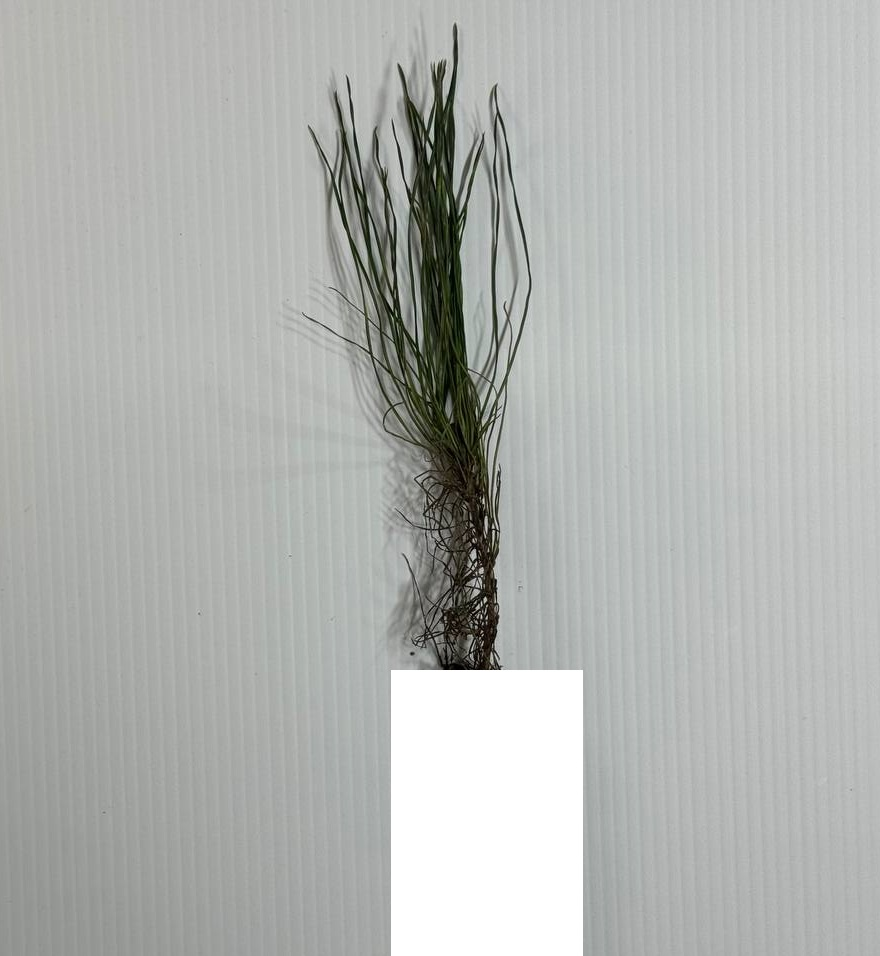
#> input picture f1.jpg, 880 x 956 px
$ python cnt_00.py
#> lines starting #> are read from the running program, lines starting #| are printed output that depends on the picture; after the words box and inside, x2 and y2 are one past the last pixel; in counts of white or black regions, pixels touching at a corner belong together
import cv2
import numpy as np

# Load the image in color
image = cv2.imread('f1.jpg')
#> image is the input picture: shape (956, 880, 3); mean B, G, R 177.2, 179.9, 177.5

# Check if the image is loaded successfully
if image is None:
    print("Error: Unable to load image.")
    exit(1)  # Exit if the image cannot be loaded

# Convert the image to grayscale
gray_image = cv2.cvtColor(image, cv2.COLOR_BGR2GRAY)

# Invert the grayscale image
inverted_gray_image = cv2.bitwise_not(gray_image)
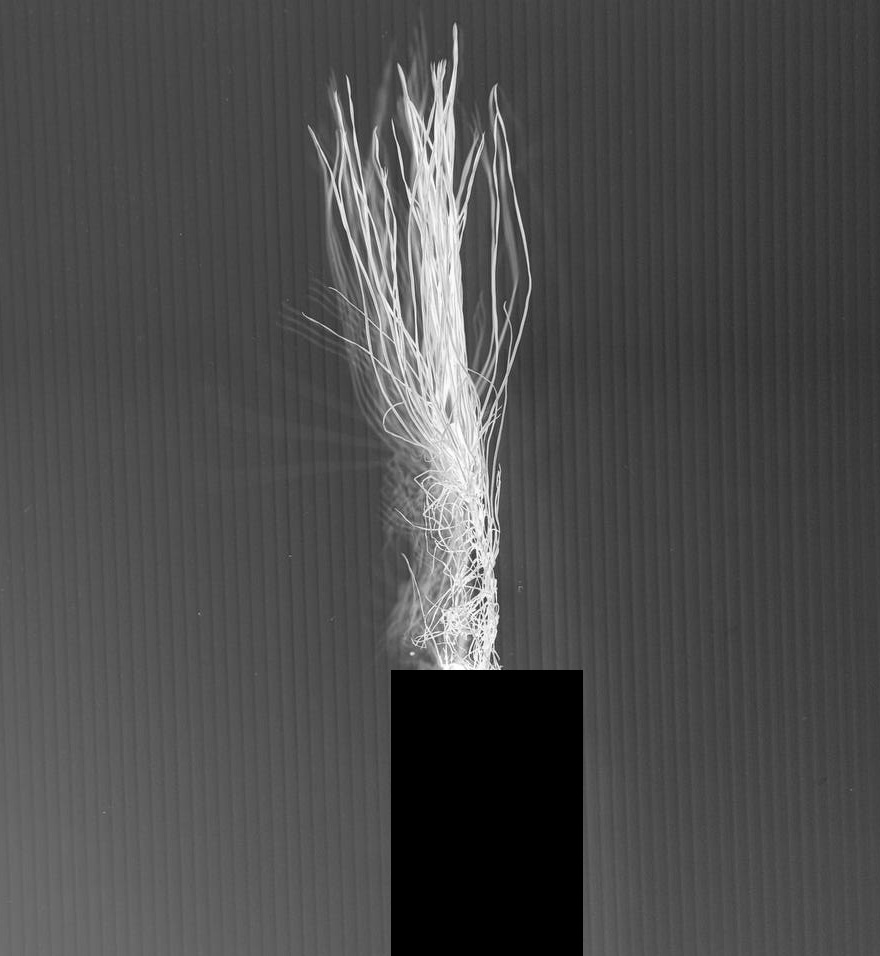
#> inverted_gray_image: shape (956, 880); min 0, max 255, mean 76.2

# Create binary image by thresholding (for dark objects)
_, binary_image = cv2.threshold(inverted_gray_image, 128, 255, cv2.THRESH_BINARY)
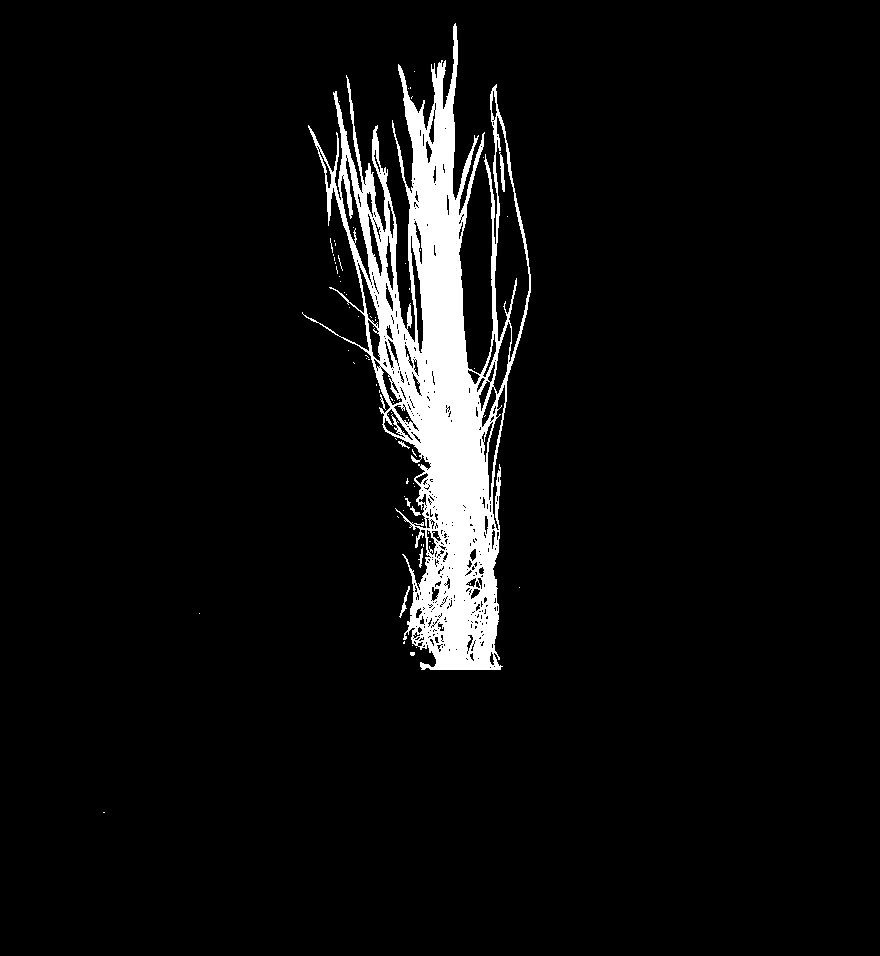
#> binary_image: shape (956, 880); 5.6% white; 77 white regions (69 under 20 px), largest, box (x1, y1, x2, y2) and area: (302, 23, 531, 670) 46201, (499, 152, 505, 192) 118, (399, 586, 410, 618) 79

# Define ROI coordinates (x, y, width, height)
roi_x, roi_y, roi_width, roi_height = 360, 340, 140, 70

# Extract the ROI region
roi = binary_image[roi_y:roi_y + roi_height, roi_x:roi_x + roi_width]
#> roi: shape (70, 140); 65.3% white; 54 black regions (35 under 20 px), largest, box (x1, y1, x2, y2) and area: (0, 8, 30, 70) 1035, (106, 0, 131, 34) 652, (125, 9, 140, 70) 280

# Apply morphological opening to remove small objects
kernel_size = 3  # Example kernel size
iterations = 1  # Example number of iterations
kernel = cv2.getStructuringElement(cv2.MORPH_RECT, (kernel_size, kernel_size))
roi_opened = cv2.morphologyEx(roi, cv2.MORPH_OPEN, kernel, iterations=iterations)
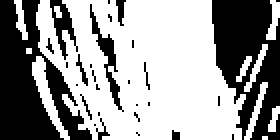
#> roi_opened: shape (70, 140) (shown 2 times larger); 60.7% white; 29 black regions (22 under 20 px), largest, box (x1, y1, x2, y2) and area: (0, 0, 46, 70) 1709, (106, 0, 140, 70) 1574, (45, 2, 62, 56) 198

# Update the binary image with the processed ROI
processed_image = binary_image.copy()
processed_image[roi_y:roi_y + roi_height, roi_x:roi_x + roi_width] = roi_opened
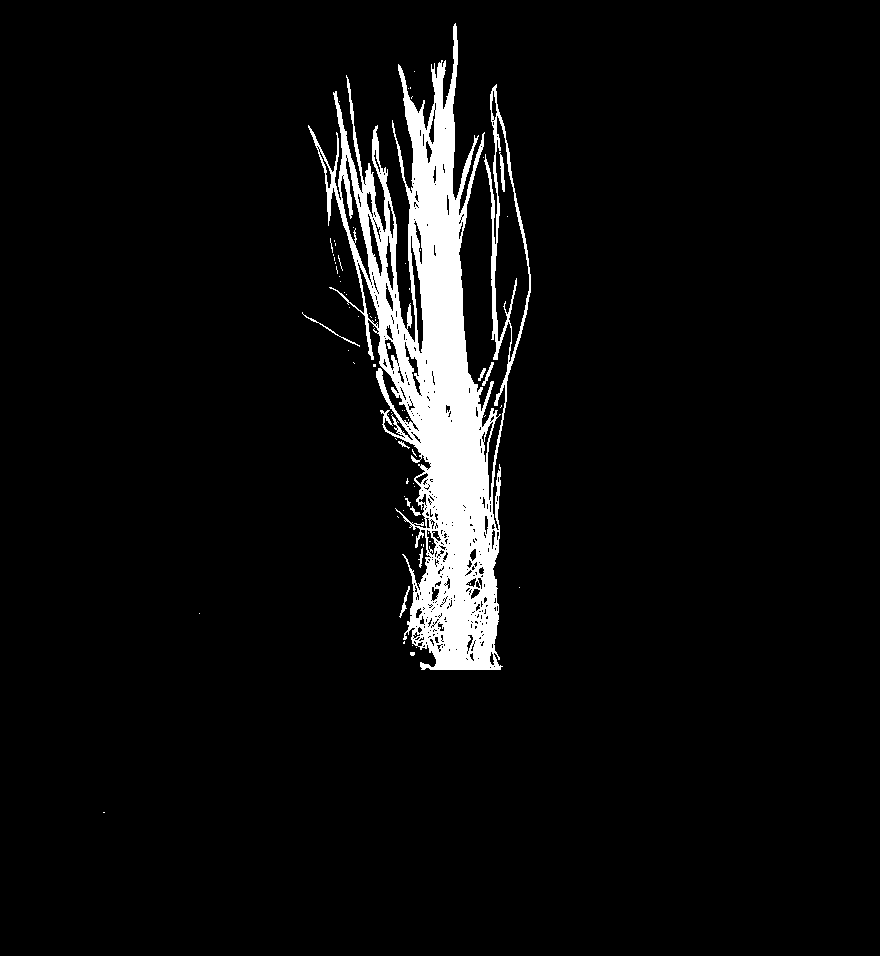
#> processed_image: shape (956, 880); 5.5% white; 74 white regions (64 under 20 px), largest, box (x1, y1, x2, y2) and area: (308, 23, 531, 670) 45542, (499, 152, 505, 192) 118, (302, 312, 360, 347) 101

# Calculate moments of the processed binary image
moments = cv2.moments(processed_image)
#> moments = moments, m00 11805480, centre m10/m00, m01/m00 = (436.7, 369.4)

# Calculate the center of mass (centroid)
if moments['m00'] != 0:
    centroid_x = int(moments['m10'] / moments['m00'])
#> centroid_x = 436
    centroid_y = int(moments['m01'] / moments['m00'])
#> centroid_y = 369
else:
    centroid_x, centroid_y = 0, 0

# Draw a green rectangle around the ROI on the original image for visualization
cv2.rectangle(image, (roi_x, roi_y), (roi_x + roi_width, roi_y + roi_height), (0, 255, 0), 2)
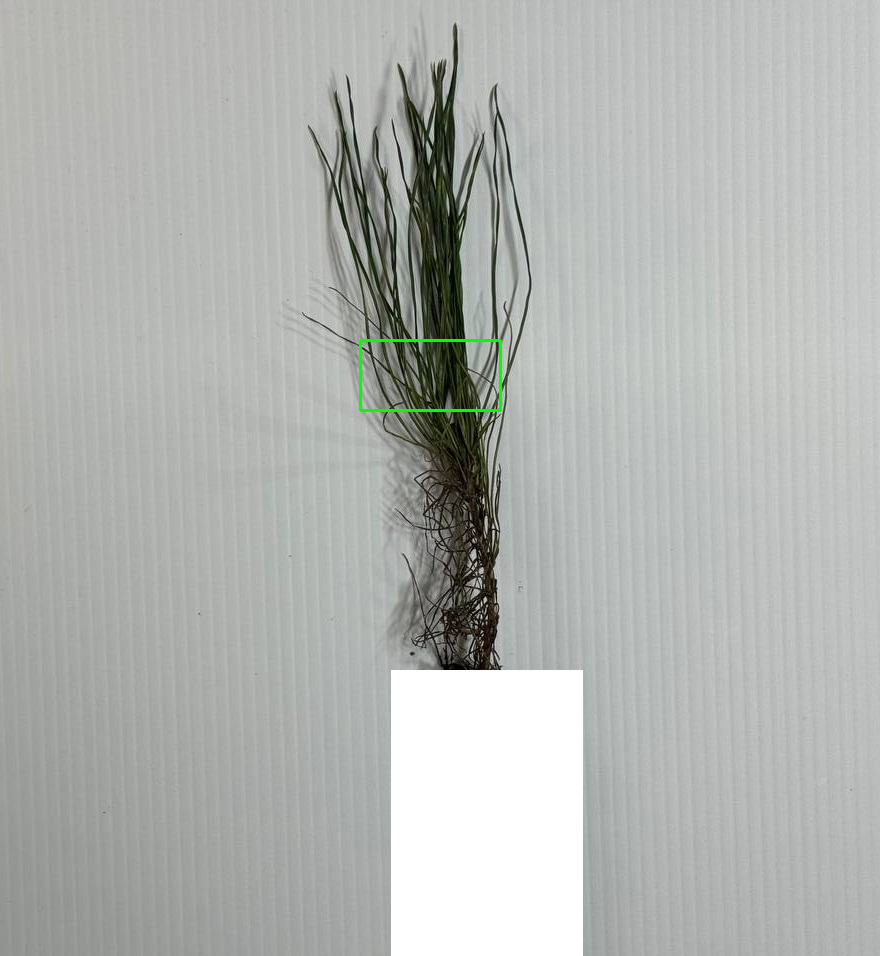
#> image: shape (956, 880, 3); 0.15% of pixels changed, all inside (x1, y1, x2, y2) = (359, 339, 502, 412)

# Convert binary images to BGR so we can draw colored rectangles and circles on them
binary_image_with_roi = cv2.cvtColor(binary_image, cv2.COLOR_GRAY2BGR)
processed_image_with_roi = cv2.cvtColor(processed_image, cv2.COLOR_GRAY2BGR)

# Draw a green rectangle around the ROI on the binary image for visualization
cv2.rectangle(binary_image_with_roi, (roi_x, roi_y), (roi_x + roi_width, roi_y + roi_height), (0, 255, 0), 2)
#> binary_image_with_roi: shape (956, 880, 3); mean B, G, R 14, 14.4, 14

# Draw a green rectangle around the ROI on the processed binary image for visualization
cv2.rectangle(processed_image_with_roi, (roi_x, roi_y), (roi_x + roi_width, roi_y + roi_height), (0, 255, 0), 2)
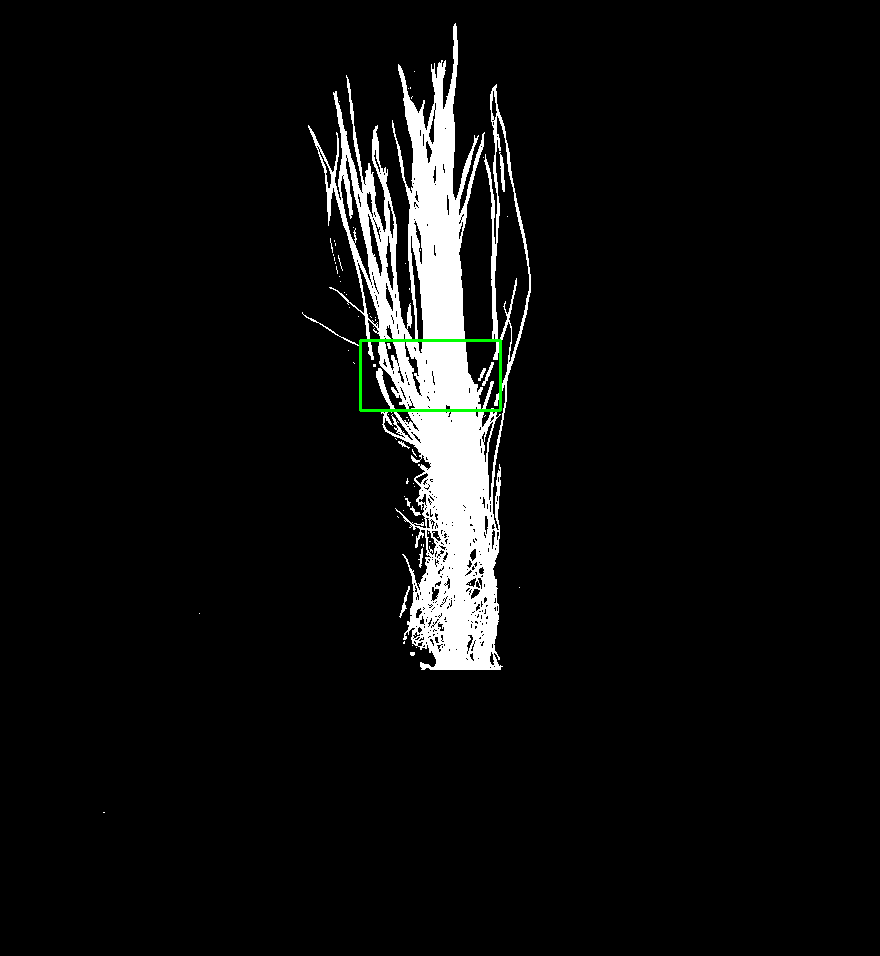
#> processed_image_with_roi: shape (956, 880, 3); mean B, G, R 13.9, 14.2, 13.9

# Draw the centroid on all images
cv2.circle(image, (centroid_x, centroid_y), 10, (0, 0, 255), -1)
#> image: shape (956, 880, 3); 0.04% of pixels changed, all inside (x1, y1, x2, y2) = (426, 359, 447, 380)
cv2.circle(binary_image_with_roi, (centroid_x, centroid_y), 10, (0, 0, 255), -1)
#> binary_image_with_roi: shape (956, 880, 3); mean B, G, R 13.9, 14.3, 14
cv2.circle(processed_image_with_roi, (centroid_x, centroid_y), 10, (0, 0, 255), -1)

# Check if the centroid is within the ROI and classify
if (roi_x <= centroid_x <= roi_x + roi_width) and (roi_y <= centroid_y <= roi_y + roi_height):
    classification = "The tree is planted vertically"
else:
    classification = "The tree is NOT planted vertically"

# Print the classification result
print(classification)

# Display the original image, binary image, and processed binary image
cv2.imshow('Original Image', image)
cv2.imshow('Binary Image', binary_image_with_roi)
cv2.imshow('Processed Binary Image', processed_image_with_roi)

# Wait for a key press and close all windows
cv2.waitKey(0)
cv2.destroyAllWindows()

$ run again, with f2.jpg copied over f1.jpg
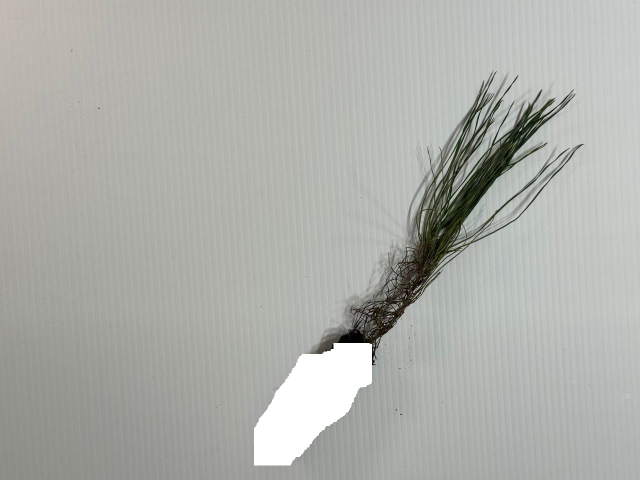
#> input picture f2.jpg, 1280 x 960 px (shown at 1/2 size)
#> image is the input picture: shape (960, 1280, 3); mean B, G, R 171.2, 175.4, 174
#> `_, binary_image = cv2.threshold(inverted_gray_image, 128, 255, cv2.THR..`:
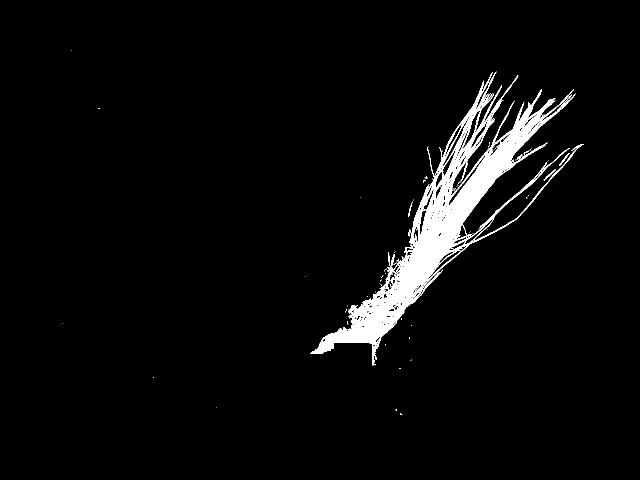
#> binary_image: shape (960, 1280) (shown at 1/2 size); 3.9% white; 92 white regions (86 under 20 px), largest, box (x1, y1, x2, y2) and area: (621, 143, 1168, 731) 47834, (1088, 338, 1112, 362) 89, (1118, 306, 1140, 332) 84, (782, 508, 789, 532) 76, (816, 403, 825, 434) 58, (1033, 309, 1046, 320) 45
#> roi: shape (70, 140); every value is 0
#> moments = moments, m00 12372600, centre m10/m00, m01/m00 = (889.4, 440.2)
#> centroid_x = 889
#> centroid_y = 440
#> `cv2.rectangle(binary_image_with_roi, (roi_x, roi_y), (roi_x + roi_widt..`:
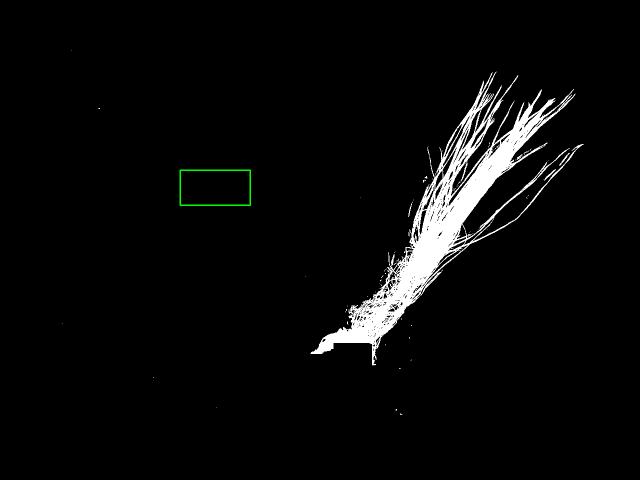
#> binary_image_with_roi: shape (960, 1280, 3) (shown at 1/2 size); mean B, G, R 10.1, 10.3, 10.1
